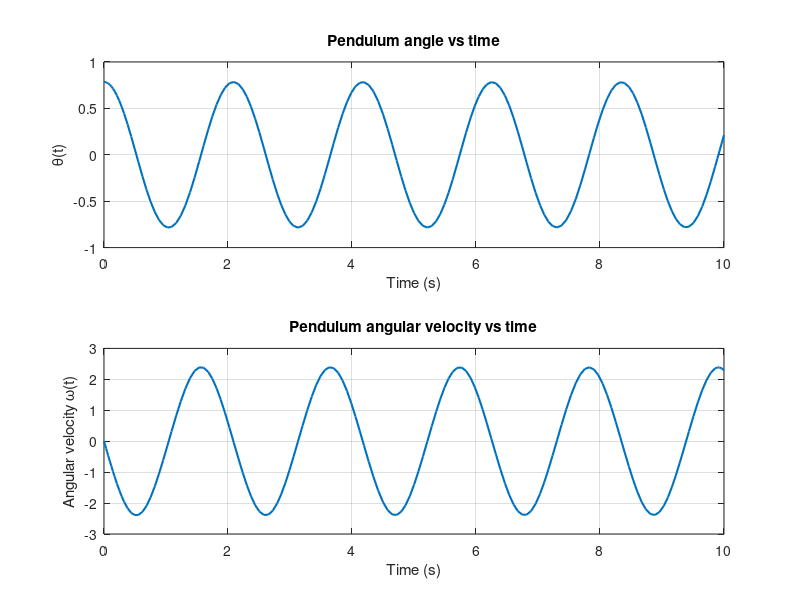
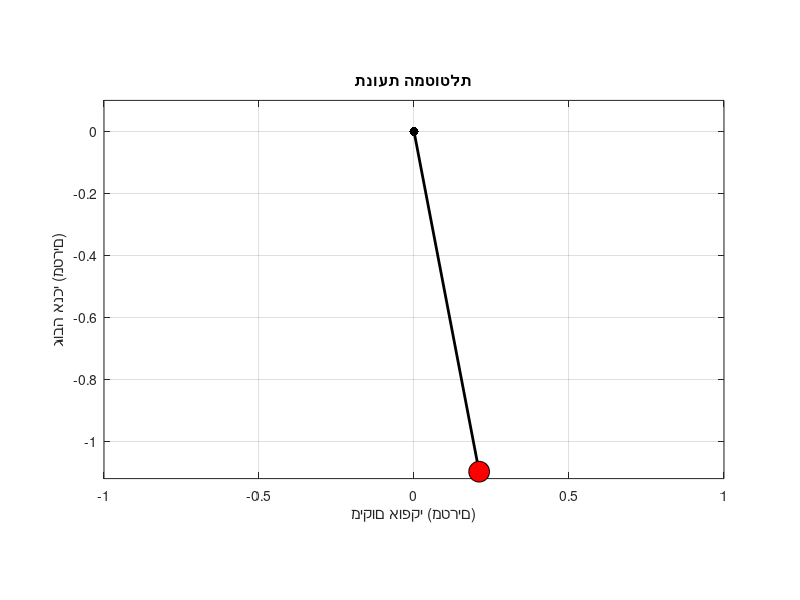

Source code (MATLAB) for these figures, in order:
% 207924499 & 213804289
% task 2

function simulate_pendulum()

    % parameters and initial conditions
    g = 9.8; % gravity
    L = 1.0; % pendulum length
    theta_0 = pi / 4; % initial angle
    omega_0 = 0; % initial angular velocity
    y_0 = [theta_0; omega_0]; % y(1) = θ, y(2) = ω
    t_span = [0, 10]; % time interval from 0 to 10 seconds

    % the system: dθ/dt = ω, dω/dt = −(g/L)·sin(θ)
    pendulum_ode = @(t, y) [y(2); - (g / L) * sin(y(1))];

    % solving the system using ode45
    [t, y] = ode45(pendulum_ode, t_span, y_0);
    theta = y(:, 1);   % θ(t) angle over time
    omega = y(:, 2);   % θ'(t) angular velocity over time

    % plotting θ(t) and ω(t)
    figure;
    subplot(2, 1, 1);
    plot(t, theta, 'LineWidth', 1.5);
    xlabel('Time (s)');
    ylabel('\theta(t)');
    title('Pendulum angle vs time');
    grid on;

    subplot(2, 1, 2);
    plot(t, omega, 'LineWidth', 1.5);
    xlabel('Time (s)');
    ylabel('Angular velocity \omega(t)');
    title('Pendulum angular velocity vs time');
    grid on;

    % calculating pendulum position from angle
    x =  L * sin(theta); % x-position of the mass
    mass_radius = 0.12; % estimated visual radius of the mass
    y = -L * cos(theta) - mass_radius; % y-position of the mass

    
    % setting up the animation figure
    figure; 
    axis equal;
    axis([-L L -1.12 0.1]);  % moving lower to allow mass to touch x-axis
    hold on;
    plot(0, 0, 'k.', 'MarkerSize', 20); % the point it swings from
    xlabel('מיקום אופקי (מטרים)');
    ylabel('גובה אנכי (מטרים)');
    title('תנועת המטוטלת');
    grid on;
    box on;

    % drawing the initial pendulum
    pendulum_line = plot([0, x(1)], [0, y(1)], 'k-', 'LineWidth', 2);
    pendulum_mass = plot(x(1), y(1), 'o', 'MarkerSize', 15, 'MarkerFaceColor', 'r', 'MarkerEdgeColor', 'k');

    % updating pendulum position frame by frame
    for k = 1 : length(t)
        set(pendulum_line, 'XData', [0, x(k)], 'YData', [0, y(k)]);
        set(pendulum_mass, 'XData', x(k), 'YData', y(k));
        drawnow;
        pause(0.02);  % adjusting the animation speed
    end
end
